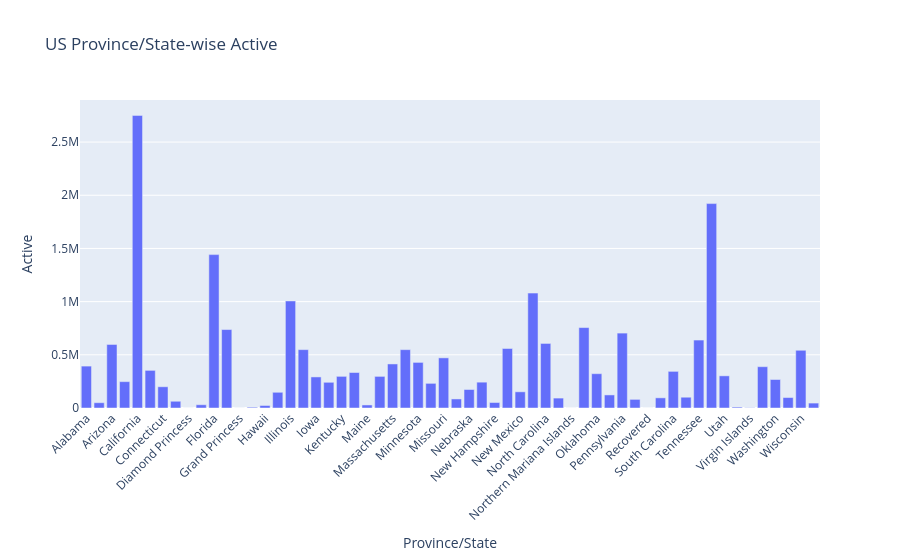

The cell this chart's notebook holds for it:
### Markdown cell above
### Plot Province/State Wise Active Cases in USA

### Code cell
country = 'US'
state_deaths = (
    covid_data[covid_data['Country_Region'] == country]
      .groupby('Province_State', as_index=False)['Active']
      .sum()
)

fig = px.bar(
    state_deaths,
    x='Province_State',
    y='Active',
    title=f'{country} Province/State-wise Active',
    labels={'Province_State': 'Province/State', 'Active': 'Active'}
)
fig.update_layout(xaxis_tickangle=-45, yaxis_title='Active')
fig.show()

### Figure 1 — Plotly figure (JSON) as saved in the notebook; plotly's stock layout.template omitted (floating-point values rounded to 4 significant figures)
{"data": [{"hovertemplate": "Province/State=%{x}<br>Active=%{y}<extra></extra>", "legendgroup": "", "marker": {"color": "#636efa", "pattern": {"shape": ""}}, "name": "", "orientation": "v", "showlegend": false, "textposition": "auto", "type": "bar", "x": ["Alabama", "Alaska", "Arizona", "Arkansas", "California", "Colorado", "Connecticut", "Delaware", "Diamond Princess", "District of Columbia", "Florida", "Georgia", "Grand Princess", "Guam", "Hawaii", "Idaho", "Illinois", "Indiana", "Iowa", "Kansas", "Kentucky", "Louisiana", "Maine", "Maryland", "Massachusetts", "Michigan", "Minnesota", "Mississippi", "Missouri", "Montana", "Nebraska", "Nevada", "New Hampshire", "New Jersey", "New Mexico", "New York", "North Carolina", "North Dakota", "Northern Mariana Islands", "Ohio", "Oklahoma", "Oregon", "Pennsylvania", "Puerto Rico", "Recovered", "Rhode Island", "South Carolina", "South Dakota", "Tennessee", "Texas", "Utah", "Vermont", "Virgin Islands", "Virginia", "Washington", "West Virginia", "Wisconsin", "Wyoming"], "xaxis": "x", "y": [393851, 49755, 597309, 247736, 2750669, 353757, 199670, 63347, 49, 30644, 1441893, 737395, 100, 7275, 23589, 147707, 1006442, 548634, 292044, 241572, 297521, 333598, 28587, 297162, 414061, 548408, 428682, 231722, 471444, 85048, 173883, 242859, 51509, 559396, 152222, 1080226, 606930, 93206, 123, 756078, 322539, 122873, 704110, 81014, 0, 95552, 344326, 101331, 638746, 1921602, 302333, 8634, 2119, 388334, 267897, 98208, 542567, 46230], "yaxis": "y"}], "layout": {"barmode": "relative", "legend": {"tracegroupgap": 0}, "title": {"text": "US Province/State-wise Active"}, "xaxis": {"anchor": "y", "domain": [0, 1], "tickangle": -45, "title": {"text": "Province/State"}}, "yaxis": {"anchor": "x", "domain": [0, 1], "title": {"text": "Active"}}}}
